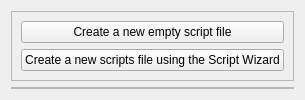
           <widget class="QWidget" name="page_start">
            <layout class="QVBoxLayout" name="verticalLayout_17">
             <item alignment="Qt::AlignTop">
              <widget class="QFrame" name="frame_2">
               <property name="frameShape">
                <enum>QFrame::StyledPanel</enum>
               </property>
               <property name="frameShadow">
                <enum>QFrame::Raised</enum>
               </property>
               <layout class="QVBoxLayout" name="verticalLayout_2">
                <item>
                 <widget class="QPushButton" name="btn_create_empty">
                  <property name="text">
                   <string>Create a new empty script file</string>
                  </property>
                 </widget>
                </item>
                <item>
                 <widget class="QPushButton" name="btn_using_wizard">
                  <property name="text">
                   <string>Create a new scripts file using the Script Wizard</string>
                  </property>
                 </widget>
                </item>
               </layout>
              </widget>
             </item>
             <item>
              <widget class="QFrame" name="frame_26">
               <property name="sizePolicy">
                <sizepolicy hsizetype="Preferred" vsizetype="Expanding">
                 <horstretch>0</horstretch>
                 <verstretch>0</verstretch>
                </sizepolicy>
               </property>
               <property name="frameShape">
                <enum>QFrame::StyledPanel</enum>
               </property>
               <property name="frameShadow">
                <enum>QFrame::Raised</enum>
               </property>
               <layout class="QHBoxLayout" name="horizontalLayout_2">
                <property name="spacing">
                 <number>0</number>
                </property>
                <property name="leftMargin">
                 <number>0</number>
                </property>
                <property name="topMargin">
                 <number>0</number>
                </property>
                <property name="rightMargin">
                 <number>0</number>
                </property>
                <property name="bottomMargin">
                 <number>0</number>
                </property>
               </layout>
              </widget>
             </item>
            </layout>
           </widget>
